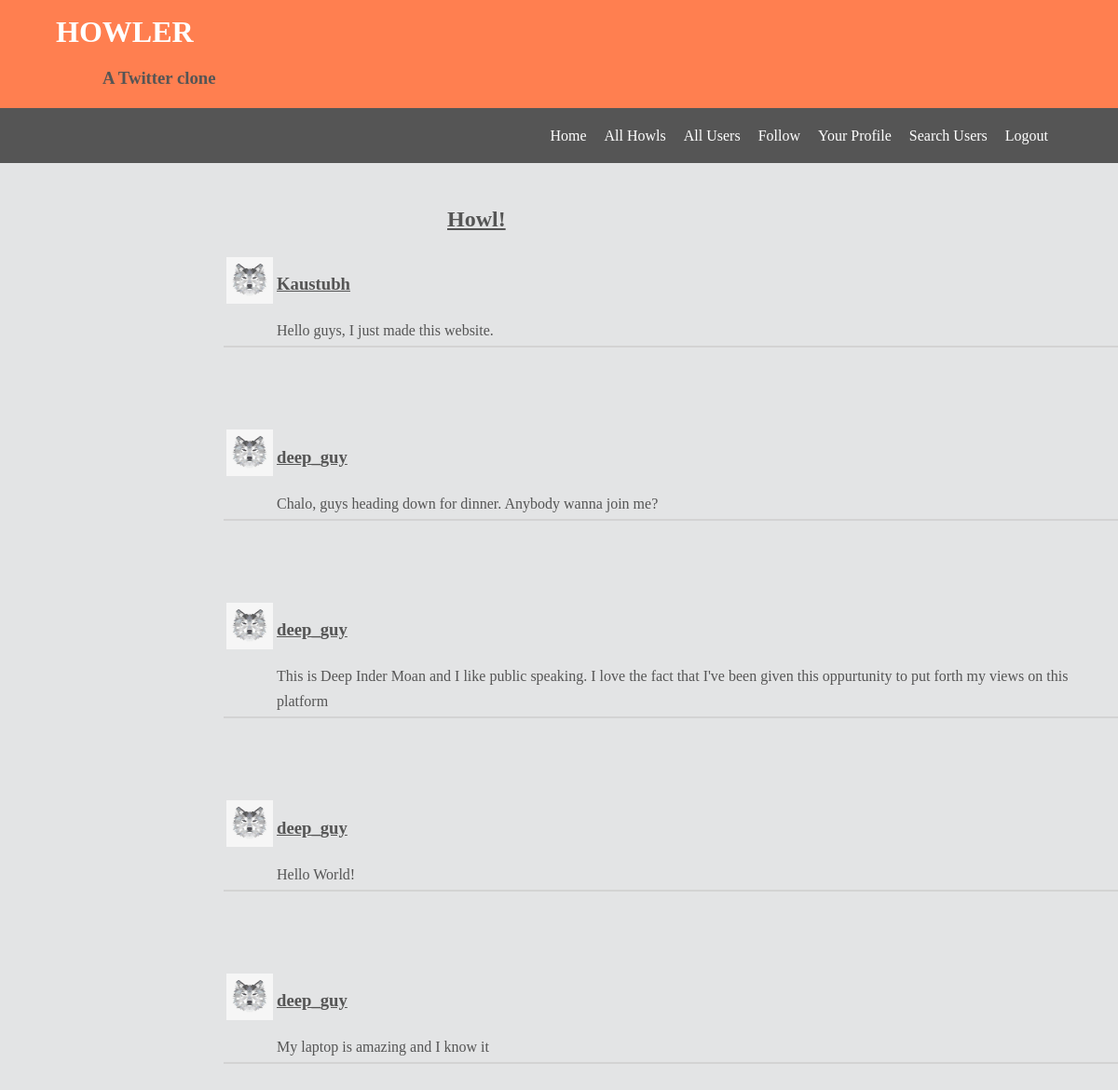
The page /homepage/ (signed in) on the database its author committed.
### howler_app/models.py (models this page shows, shortened)
class UserProfile(models.Model):
    user = models.OneToOneField(User)
    follows = models.ManyToManyField('self', related_name='followed_by',symmetrical=False)
    picture = models.ImageField(upload_to='profile_picture',blank=True,default = 'profile_picture/blankgravatar.jpg')

class Howler(models.Model):
    howl = models.CharField(max_length=150)
    user = models.ForeignKey(User)
    creation_date = models.DateTimeField(auto_now=True, blank=True)

### howler_app/views.py (the view)
# urls.py: url(r'^homepage/$',views.homepage,name='homepage'),
@login_required(login_url="login/")
def homepage(request):
    current_user = UserProfile.objects.filter(user=request.user)
    following = current_user[0].follows.all()
    templist = []
    for p in following:
        templist.append(Howler.objects.filter(user = p.user))
    list_of_howls = []
    for howlset in templist:
        for p in howlset:
            list_of_howls.append(p)
    list_of_howls.sort(key = lambda r: r.creation_date)
    list_of_howls.reverse()
    context_dict = { 'list_of_howls':list_of_howls, 'following':following}
    return render(request,"howler_app/homepage.html",context=context_dict)

### templates/howler_app/homepage.html (shortened to what this page needs)
<!DOCTYPE html>
{% load staticfiles %}
<link rel="stylesheet" type= "text/css" href="{% static 'css/homepage.css'%}">
<html lang="en">
<head>
</head>
<body>
	<header id="app_name">
		<div class = "container">
		<h1> HOWLER </h1>
		<h3> A Twitter clone </h3>
	</div>
	</header>
	<nav id="navbar">
		<div class = "container">
			<ul>
				<li> <a href = "/homepage/">Home</a> </li>
				<li><a href = "/howls/">All Howls</a></li>
				<li><a href = "/users/">All Users</a></li>
				<li><a href = "/add/">Follow</a></li>
          <li> <a href="/profile/">Your Profile </a></li>
        <li><a href = "/search/">Search Users</a></li>
				<li><a href = "/logout/">  Logout</a></li>
			</ul>
		</div>
	</nav>
    <div class = "add_howl">
        <br>
        <a href = "/add_howl/"><h2>Howl! </h2></a>
    </div>
        {%for userhowl in list_of_howls %}
        {% for followinguser in following %}
        {% if followinguser.user == userhowl.user %}
        <div class = "howls">
        <table border=0px >
        <tr>
        <td> <img src = "{{followinguser.picture.url}}" height = 50 width = 50></td>
        <td><h3><a href = "/users/{{userhowl.id}}">{{userhowl.user.username}}</a> </h3> </td>
        {%endif%}
        {%endfor%}
      </tr>
        <tr>
          <td> </td><td> {{userhowl.howl}} </td>
      </tr>
    </table>
    </div>
        <br>
        <br>
        <br>
        {%endfor%}
</body>
</html>

### static/css/homepage.css (style rules this page uses)
body { background-color:#e3e4e5; font-family:serif; font-size:16; color:#555; line-height:1.7em; padding:0; margin:0; border:0; }
.container { width:90%; margin:auto; overflow:hidden; }
#app_name { background-color:coral; color:#fff; }
#app_name h3 { padding-left: 50px; color:#555; }
#navbar { background-color:#555; color:#fff; }
#navbar ul { padding:0; list-style: none; text-align: right; }
#navbar li { display:inline; margin-right:15px; }
#navbar a { color:white; text-decoration: none; }
.add_howl h2 { margin-right: 55%; margin-left: 40%; }
a { color:#555; text-decoration:underline; }
h3 { color:#333; }
.howls { margin-left: 20%; border-bottom: 2px #d3d3d3 solid; }

### rows shown on the page
Howler: user.username "Kaustubh", howl "Hello guys, I just made this website."
UserProfile: picture (placeholder picture)
Howler: user.username "deep_guy", howl "Chalo, guys heading down for dinner. Anybody wanna join me?"
UserProfile: picture (placeholder picture)
Howler: user.username "deep_guy", howl "This is Deep Inder Moan and I like public speaking. I love the fact that I've been given this oppurtunity to put forth my views on this platform"
Howler: user.username "deep_guy", howl "Hello World!"
Howler: user.username "deep_guy", howl "My laptop is amazing and I know it"
